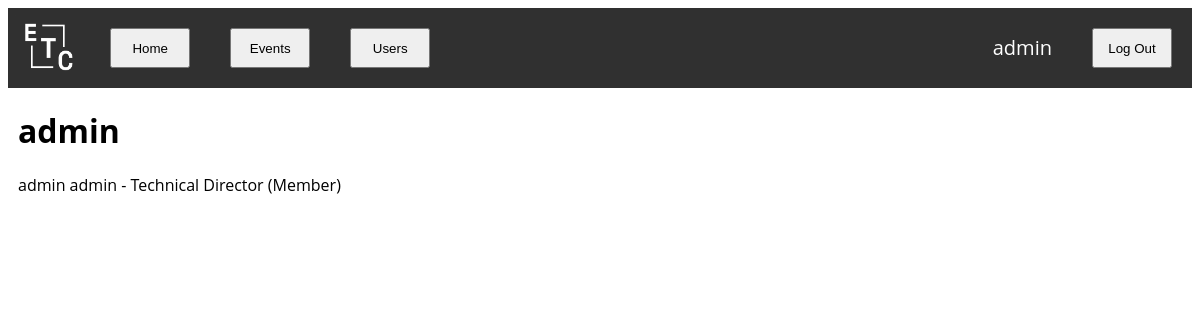
/account/ (signed in), run on the app's committed database.
### users/models.py (models this page shows)
class User(AbstractUser):
    objects = UserManager()
    USERNAME_FIELD = 'email'
    REQUIRED_FIELDS = []
    username = None
    email = models.EmailField(unique=True)
    activated = models.BooleanField(default=False)
    unique_role = models.PositiveSmallIntegerField(choices=UNIQUE_ROLE_CHOICES, unique=True, blank=True, null=True)
    common_role = models.PositiveSmallIntegerField(choices=COMMON_ROLE_CHOICES)
    def __str__(self):
        if self.unique_role:
            role = f'{self.get_unique_role_display()} ({self.get_common_role_display()})'
        else:
            role = self.get_common_role_display()
        return f'{self.first_name} {self.last_name} - {role}'

### users/views.py (the view)
# urls.py: path('', views.index, name='index'),
@login_required
def index(request):
    return render(request, 'users/index.html')

### users/templates/users/index.html
{% extends 'layout.html' %}
{% load static %}
{% block body %}
<div>
    <h1>{{ user.first_name }}</h1>
    <div>{{ user }}</div>
</div>
{% endblock body %}

### templates/layout.html (shortened to what this page needs)
{% load static %}
<!DOCTYPE html>
<html lang="en">
  <head>
    <link rel="stylesheet" href="https://cdn.jsdelivr.net/npm/purecss@2.1.0/build/pure-min.css">
    <link rel="stylesheet" href="{% static 'layout.css' %}">
  </head>
  <body>
    <div id="nav-bar">
      <a href="{% url 'home:index' %}">
        <img src="{% static 'images/logo.png' %}" alt="">
      </a>
      <a href="{% url 'home:index' %}">
        <button class="pure-button">Home</button>
      </a>
      <a href="{% url 'events:index' %}">
        <button class="pure-button">Events</button>
      </a>
      {% if user.unique_role %}
        <a href="{% url 'users:list' %}">
          <button class="pure-button">Users</button>
        </a>
      {% endif %}
      {% if user.is_authenticated %}
        <a class="right" href="{% url 'users:logout' %}">
          <button class="pure-button">Log Out</button>
        </a>
        <a class="right empty" href="{% url 'users:index' %}">
          {{ user.first_name }}
        </a>
      {% else %}
        <a class="right" href="{% url 'users:login' %}">
          <button class="pure-button">Log In</button>
        </a>
      {% endif %}
    </div>
    <div id="body">
      {% block body %}
      {% endblock body %}
    </div>
  </body>
</html>

### static/layout.css (style rules this page uses)
html { font-family: 'Open Sans', sans-serif; }
#nav-bar { background-color: #303030; height: 80px; overflow: hidden; }
#nav-bar img { height: 70px; margin: 5px; }
#nav-bar a { float: left; }
#nav-bar button { margin: 20px; min-width: 80px; height: 40px; }
#nav-bar a.right { float: right; }
#nav-bar a.empty { font-size: 20px; font-weight: 500; color: white; background-color: transparent; text-decoration: none; margin: 20px; height: 40px; line-height: 40px; }
#body { margin: 10px; }

### data on the page
User: first_name "admin", unique_role+common_role+first_name "admin admin - Technical Director (Member)"
